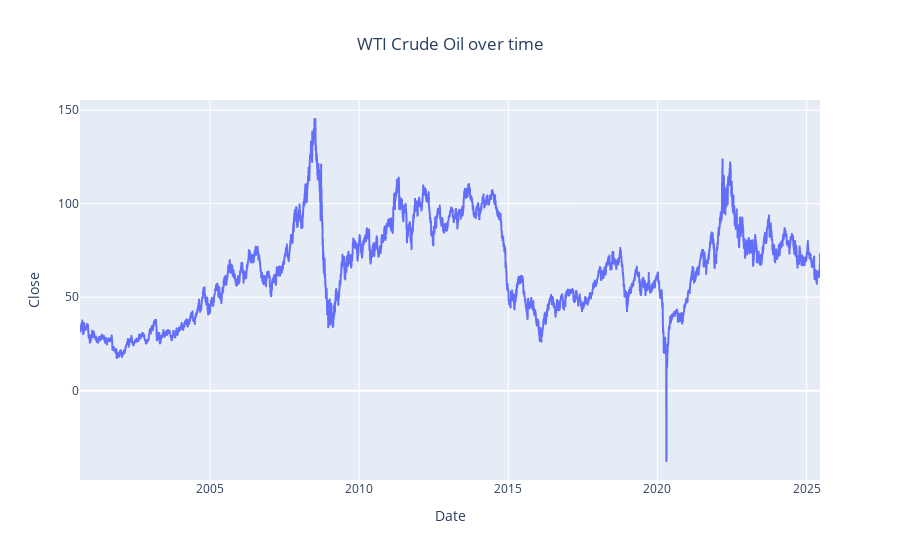

Notebook code for this chart:
### Code cell
# Dynamic visualisation
fig = px.line(crude_oil,
              x=crude_oil.index,
              y="Close",
              title='WTI Crude Oil over time')
fig.update_layout(title_x=0.5)  # This will center the title horizontally

##fig.show()

### Figure 1 — Plotly figure (JSON) as saved in the notebook; plotly's stock layout.template omitted (floating-point values rounded to 4 significant figures; data arrays with more than 128 entries replaced by an {"elided": "..."} marker saying what was removed)
{"data": [{"hovertemplate": "Date=%{x}<br>Close=%{y}<extra></extra>", "legendgroup": "", "line": {"color": "#636efa", "dash": "solid"}, "marker": {"symbol": "circle"}, "mode": "lines", "name": "", "showlegend": false, "type": "scattergl", "x": {"elided": "6228 str values"}, "xaxis": "x", "y": {"elided": "6228 float values"}, "yaxis": "y"}], "layout": {"legend": {"tracegroupgap": 0}, "title": {"text": "WTI Crude Oil over time", "x": 0.5}, "xaxis": {"anchor": "y", "domain": [0, 1], "title": {"text": "Date"}}, "yaxis": {"anchor": "x", "domain": [0, 1], "title": {"text": "Close"}}}}
